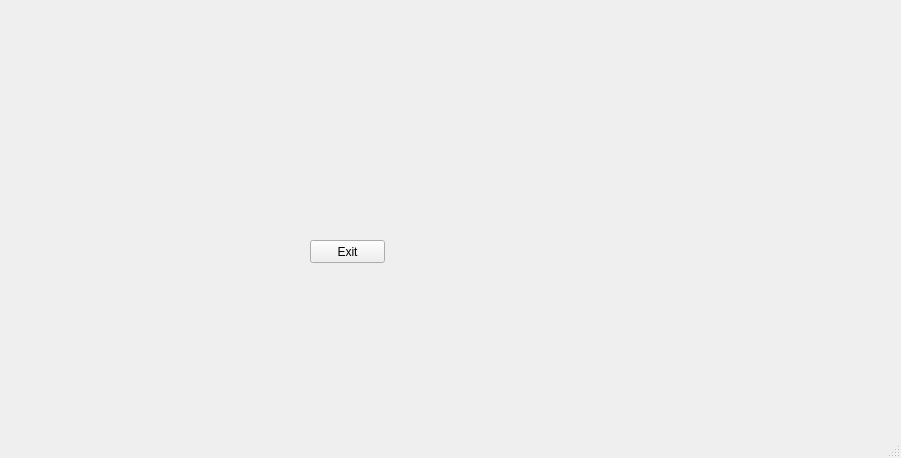
<?xml version="1.0" encoding="UTF-8"?>
<ui version="4.0">
 <class>MainWindow</class>
 <widget class="QMainWindow" name="MainWindow">
  <property name="geometry">
   <rect>
    <x>0</x>
    <y>0</y>
    <width>901</width>
    <height>458</height>
   </rect>
  </property>
  <property name="windowTitle">
   <string>MainWindow</string>
  </property>
  <widget class="QWidget" name="centralwidget">
   <widget class="QPushButton" name="btnExit">
    <property name="geometry">
     <rect>
      <x>310</x>
      <y>240</y>
      <width>75</width>
      <height>23</height>
     </rect>
    </property>
    <property name="text">
     <string>Exit</string>
    </property>
   </widget>
  </widget>
  <widget class="QMenuBar" name="menubar">
   <property name="geometry">
    <rect>
     <x>0</x>
     <y>0</y>
     <width>901</width>
     <height>21</height>
    </rect>
   </property>
  </widget>
  <widget class="QStatusBar" name="statusbar"/>
 </widget>
 <resources/>
 <connections/>
</ui>
